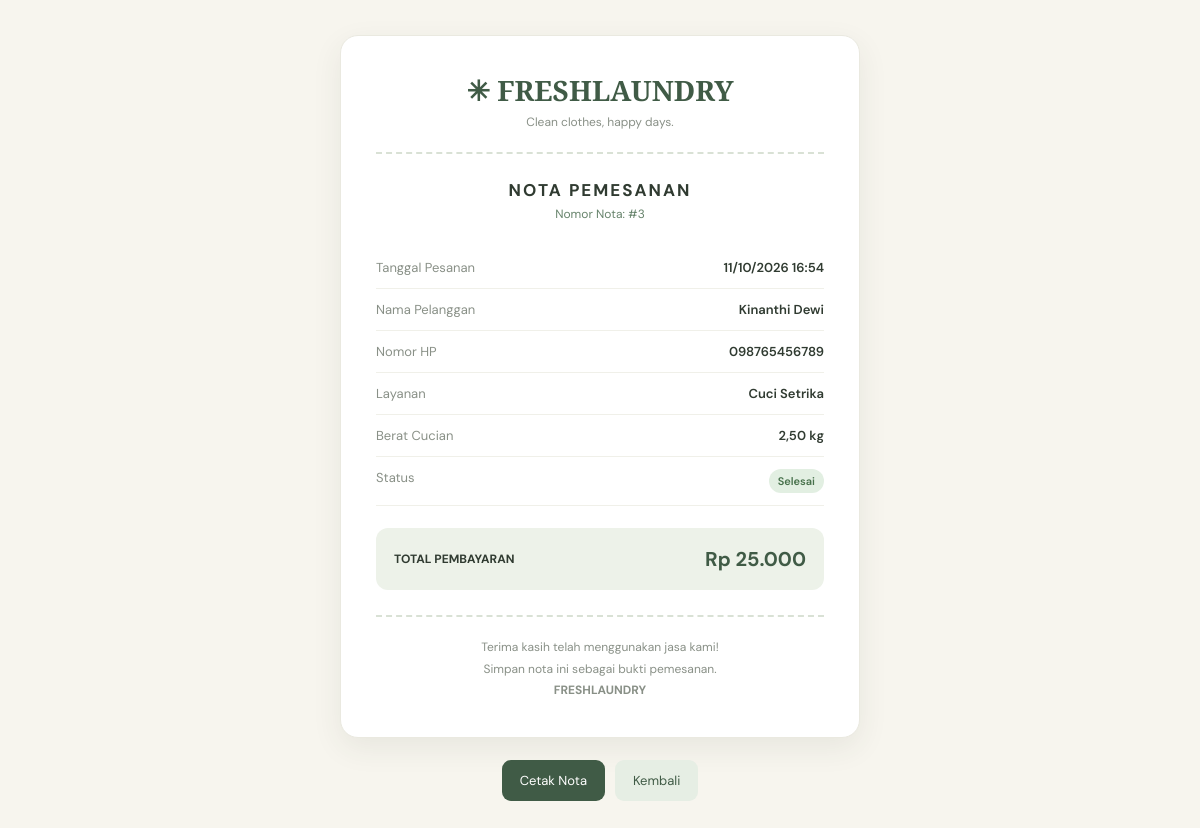
The page /freshlaundry/nota.php?id=3 (signed in) on the database its author committed.
### tables this page shows
CREATE TABLE `pesanan` (
  `id` int(11) NOT NULL,
  `nama_pelanggan` varchar(100) NOT NULL,
  `no_hp` varchar(20) NOT NULL,
  `layanan` varchar(50) NOT NULL,
  `berat` decimal(6,2) NOT NULL,
  `total_harga` int(11) NOT NULL,
  `status` enum('Menunggu','Diproses','Selesai') DEFAULT 'Menunggu',
  `tanggal` datetime DEFAULT current_timestamp(),
  `foto_baju` varchar(255) DEFAULT NULL
);

### freshlaundry/nota.php (the view, shortened to what this page needs)
<?php
require "config.php";
$id = (int) $_GET['id'];
$stmt = mysqli_prepare($conn, "SELECT * FROM pesanan WHERE id = ?");
mysqli_stmt_bind_param($stmt, "i", $id);
mysqli_stmt_execute($stmt);
$result = mysqli_stmt_get_result($stmt);
$data = mysqli_fetch_assoc($result);
function e($value) {
    return htmlspecialchars((string)$value, ENT_QUOTES, 'UTF-8');
}
?>
<!DOCTYPE html>
<html lang="id">
<head>
</head>
<body>
<div class="nota">
    <div class="header">
        <div class="brand">✳ FRESHLAUNDRY</div>
        <div class="tagline">Clean clothes, happy days.</div>
    </div>
    <div class="judul">NOTA PEMESANAN</div>
    <div class="nomor">
        Nomor Nota: #<?= (int)$data['id'] ?>
    </div>
    <div class="detail">
        <div class="baris">
            <span class="label">Tanggal Pesanan</span>
            <span class="nilai">
                <?= date('d/m/Y H:i', strtotime($data['tanggal'])) ?>
            </span>
        </div>
        <div class="baris">
            <span class="label">Nama Pelanggan</span>
            <span class="nilai"><?= e($data['nama_pelanggan']) ?></span>
        </div>
        <div class="baris">
            <span class="label">Nomor HP</span>
            <span class="nilai"><?= e($data['no_hp']) ?></span>
        </div>
        <div class="baris">
            <span class="label">Layanan</span>
            <span class="nilai"><?= e($data['layanan']) ?></span>
        </div>
        <div class="baris">
            <span class="label">Berat Cucian</span>
            <span class="nilai">
                <?= number_format((float)$data['berat'], 2, ',', '.') ?> kg
            </span>
        </div>
        <div class="baris">
            <span class="label">Status</span>
            <span class="nilai">
                <span class="status <?= e($data['status']) ?>">
                    <?= e($data['status']) ?>
                </span>
            </span>
        </div>
    </div>
    <div class="total">
        <span class="total-label">TOTAL PEMBAYARAN</span>
        <span class="harga">
            Rp <?= number_format((float)$data['total_harga'], 0, ',', '.') ?>
        </span>
    </div>
    <div class="footer">
        Terima kasih telah menggunakan jasa kami!<br>
        Simpan nota ini sebagai bukti pemesanan.<br>
        <strong>FRESHLAUNDRY</strong>
    </div>
</div>
<div class="tombol">
    <button class="btn" onclick="window.print()">Cetak Nota</button>
    <a href="pesanan.php" class="btn btn-kembali">Kembali</a>
</div>
</body>
</html>

### freshlaundry/nota.php (style rules this page uses)
* { box-sizing: border-box; }
body { margin: 0; padding: 35px 15px; background: #F7F5EE; color: #303B31; font-family: 'DM Sans', sans-serif; }
.nota { max-width: 520px; margin: auto; padding: 35px; background: white; border: 1px solid #EAE9E0; border-radius: 18px; box-shadow: 0 10px 30px rgba(48,59,49,.08); }
.header { text-align: center; padding-bottom: 22px; border-bottom: 2px dashed #D9E1D5; }
.brand { color: #405B46; font-family: 'Playfair Display', serif; font-size: 28px; font-weight: 700; }
.tagline { margin-top: 5px; color: #899087; font-size: 12px; }
.judul { margin-top: 25px; text-align: center; font-size: 17px; font-weight: 700; letter-spacing: 2px; }
.nomor { margin-top: 5px; text-align: center; color: #66836B; font-size: 12px; }
.detail { margin-top: 25px; }
.baris { display: flex; justify-content: space-between; gap: 15px; padding: 12px 0; border-bottom: 1px solid #F0F0E9; font-size: 13px; }
.label { color: #899087; }
.nilai { text-align: right; font-weight: 600; overflow-wrap: anywhere; }
.total { display: flex; justify-content: space-between; align-items: center; gap: 12px; margin-top: 22px; padding: 18px; background: #EDF2E9; border-radius: 12px; }
.total-label { font-size: 12px; font-weight: 700; }
.harga { color: #405B46; font-size: 20px; font-weight: 700; text-align: right; }
.status { display: inline-block; padding: 5px 9px; border-radius: 20px; background: #F8EDCF; color: #896D2F; font-size: 11px; }
.status.Selesai { background: #E2EFE2; color: #47714B; }
.footer { margin-top: 25px; padding-top: 20px; border-top: 2px dashed #D9E1D5; text-align: center; color: #899087; font-size: 12px; line-height: 1.8; }
.tombol { display: flex; justify-content: center; gap: 10px; margin: 22px auto; }
.btn { display: inline-block; padding: 12px 18px; border: none; border-radius: 9px; background: #405B46; color: white; text-decoration: none; font-family: inherit; font-size: 13px; cursor: pointer; }
.btn-kembali { background: #E6EEE4; color: #405B46; }

### rows shown on the page
pesanan: id "3", tanggal "11/10/2026 16:54", nama_pelanggan "Kinanthi Dewi", no_hp "098765456789", layanan "Cuci Setrika", berat "2,50", status "Selesai", total_harga "25.000"
